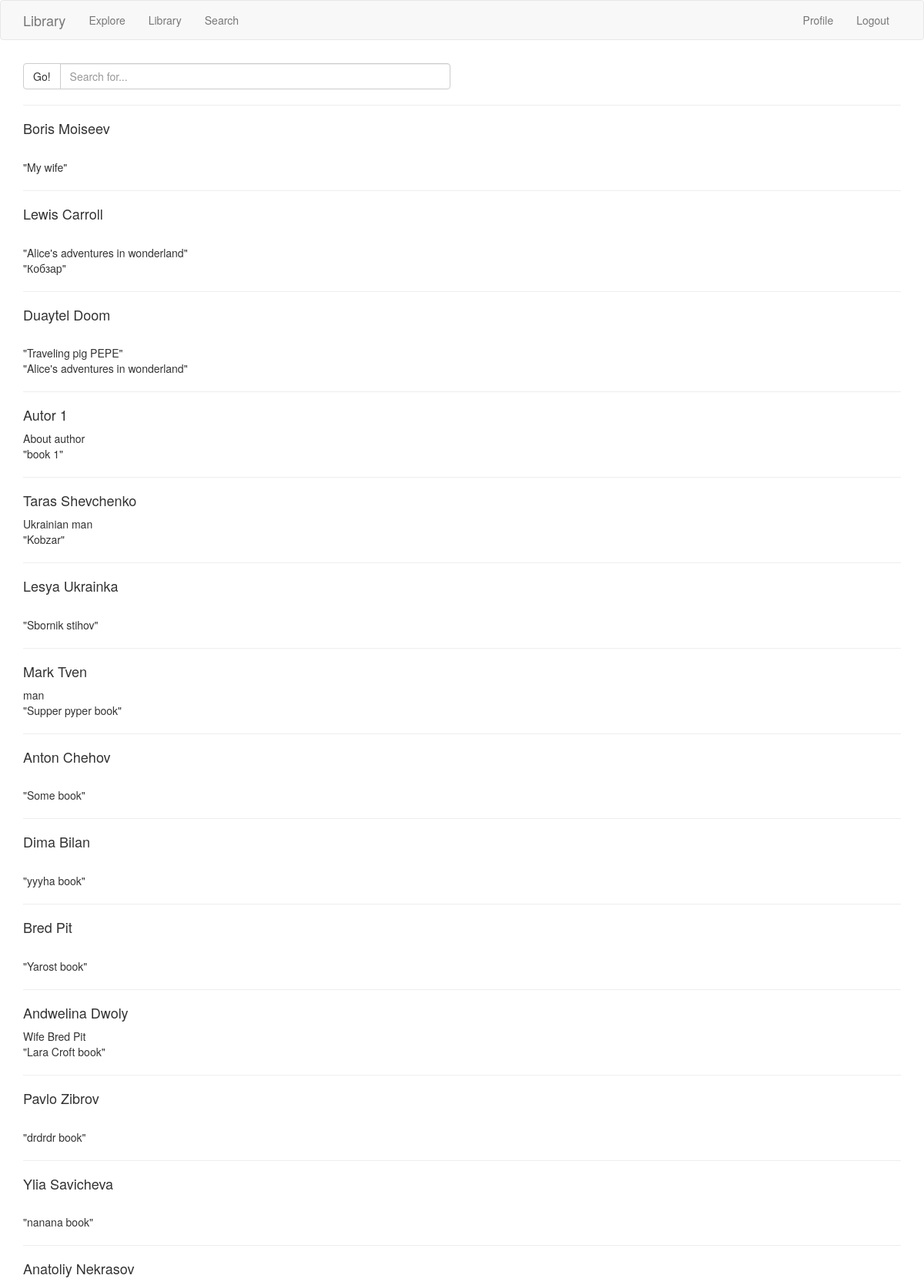
The page /author (signed in, upper part) on the database its author committed.
### app/models.py (models this page shows, shortened)
class Owner(db.Model):
    owner_id = db.Column(db.Integer, primary_key=True)
    ownername = db.Column(db.String(64))
    slug = db.Column(db.String(140), unique=True)
    body = db.Column(db.Text)
    created = db.Column(db.DateTime, default=datetime.utcnow)
    subscriptions = db.relationship('Book', secondary=association_table, backref=db.backref('subscribers', lazy='dynamic'))

class Book(db.Model):
    book_id = db.Column(db.Integer, primary_key=True)
    bookname = db.Column(db.String(140))

### app/routes.py (the view)
@app.route('/author')
@login_required
def author():
    q = request.args.get('q')
    if q:
        books = Book.query.filter(Book.bookname.contains(q)).all()
        ollname = Owner.query.filter(Owner.ownername.contains(q) | Owner.body.contains(q)).all()
    else:
        ollname = Owner.query.all()
        books = Book.query.all()
    return render_template('author.html', owners=ollname, books=books)

### app/models.py (called while the page is built)
@login.user_loader
def load_user(id):
    return User.query.get(int(id))

### app/routes.py (called while the page is built)
@app.before_request
def before_request():
    if current_user.is_authenticated:
        current_user.last_seen = datetime.utcnow()
        db.session.commit()

### app/templates/author.html (shortened to what this page needs)
{% extends "base.html" %}
{% import 'bootstrap/wtf.html' as wtf %}
{% block app_content %}
<p>
<form class="row" method="GET">
    <div class="col-lg-6">
        <div class="input-group">
            <span class="input-group-btn">
                <button type="submit" class="btn btn-default">Go!</button>
            </span>
            <input tupe="text" class="form-control" placeholder="Search for..." name="q"
                   value="{{ request.args.get('q', '') }}">
        </div>
    </div>
</form>
</p>
<hr>
{% for author in owners%}
<h4>{{ author.ownername }}</h4> {{ author.body }} <br>
{% for b in author.subscriptions %}
    "{{b.bookname}}" <br>
{% endfor %}
<hr>
{% endfor %}
{% endblock %}

### rows shown on the page
Owner: ownername "Boris Moiseev"
Book: bookname "My wife"
Owner: ownername "Lewis Carroll"
Book: bookname "Alice's adventures in wonderland"
Book: bookname "Кобзар"
Owner: ownername "Duaytel Doom"
Book: bookname "Traveling pig PEPE"
Owner: ownername "Autor 1", body "About author"
Book: bookname "book 1"
Owner: ownername "Taras Shevchenko", body "Ukrainian man"
Book: bookname "Kobzar"
Owner: ownername "Lesya Ukrainka"
Book: bookname "Sbornik stihov"
Owner: ownername "Mark Tven", body "man"
Book: bookname "Supper pyper book"
Owner: ownername "Anton Chehov"
Book: bookname "Some book"
Owner: ownername "Dima Bilan"
Book: bookname "yyyha book"
Owner: ownername "Bred Pit"
Book: bookname "Yarost book"
Owner: ownername "Andwelina Dwoly", body "Wife Bred Pit"
Book: bookname "Lara Croft book"
Owner: ownername "Pavlo Zibrov"
Book: bookname "drdrdr book"
Owner: ownername "Ylia Savicheva"
Book: bookname "nanana book"
Owner: ownername "Anatoliy Nekrasov"
